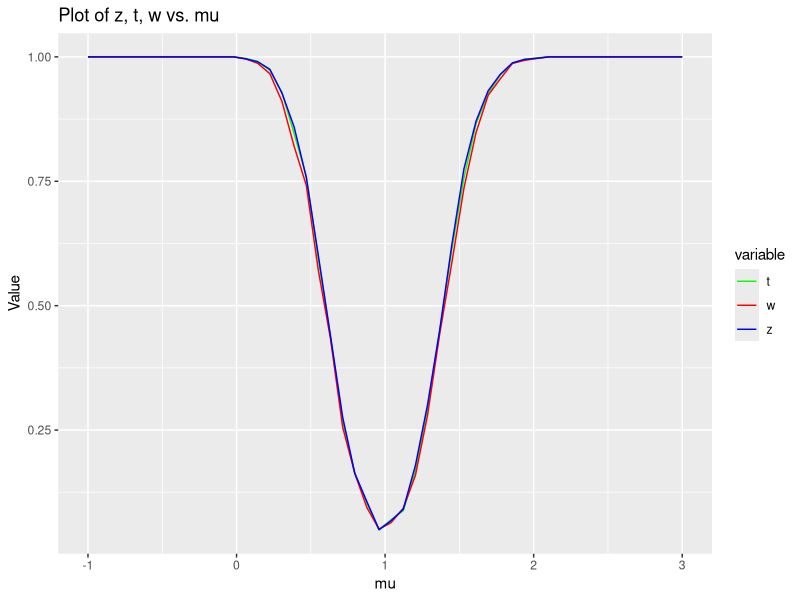
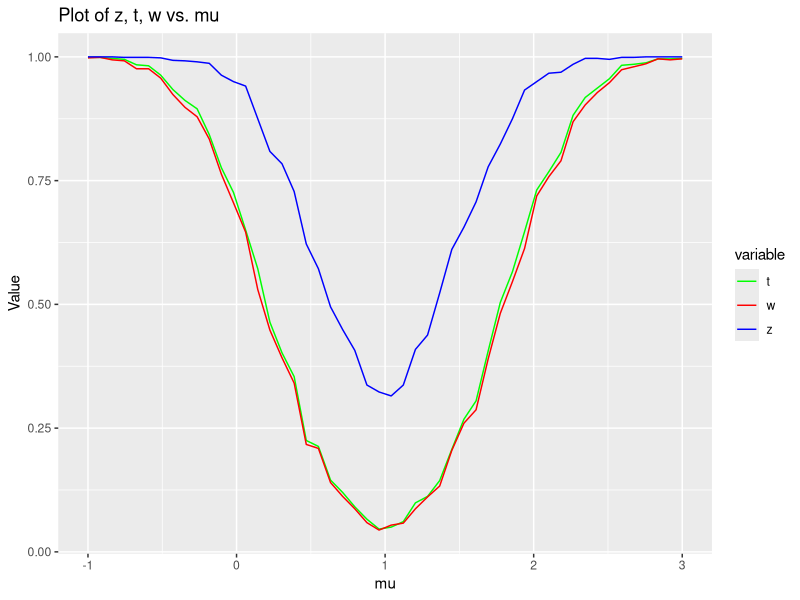
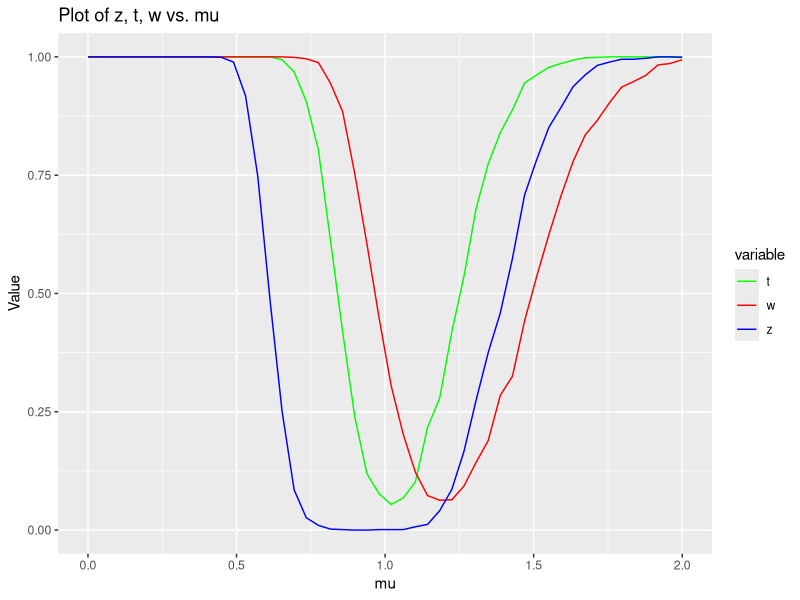

These charts were generated, in order, by the following R code:
## ---- chunk 1
#| echo: false
#| waring: false
library(tidyverse)
library(stats)
## ---- chunk 2
#| echo: false 

## STATYSTKI 

# Test Z 
stat_z <- function(xs, mu, sigma) {
  # Statystyka ta ma rozkład N(0, 1) przy założeniu hipotezy zerowej
  zstat <- sqrt(length(xs)) * (mean(xs) - mu) / sigma
  return(zstat)
}

# Test t-Studenta
stat_student <- function(xs, mu) {
  # Statystyka ta ma rozkład T(length(xs) - 1) przy założeniu hipotezy zerowej
  tstat <- sqrt(length(xs)) * (mean(xs) - mu) / sd(xs)
  return(tstat)
}

# Test rang znakowanych Wilcoxona
stat_wilcoxon <- function(xs, mu) {
  
  diffs <- xs - mu
  ranks <- rank(abs(diffs))
  
  sum_pos <- sum(ranks[diffs > 0])
  sum_neg <- sum(ranks[diffs < 0])
  
  # Rozkład tej statystyki jest znany (przy założeniu hipotezy zerowej jest on asymptotycznie normalny)
  ustat <- min(sum_pos, sum_neg)
  return(ustat)
}
## ---- chunk 3
#| echo: false 

## TESTY 

testinfo <- function(stat, pval, resu) {
  return(list(
    statystyka = stat,
    pwartosc   = pval,
    wynik      = resu
  ))
}

# Test Z 

ztest <- function(xs, mu, alpha=0.05) {
  
  z <- stat_z(xs, mu, 2) 
  
  lower_q <- qnorm(alpha/2)
  upper_q <- qnorm(1 - alpha/2)
  
  result <- (lower_q <= z && z <= upper_q)
  p_value <- 2 * pnorm(abs(z), lower.tail = FALSE)
  
  
  return(testinfo(z, p_value, result))
  
}

# Test t-Studenta 

ttest <- function(xs, mu, alpha=0.05) {
  
  t <- stat_student(xs, mu)
  df <- length(xs) - 1
  
  lower_q <- qt(alpha/2, df)
  upper_q <- qt(1 - alpha/2, df)
  
  result <- (lower_q <= t && t <= upper_q)
  p_value <- 2 * pt(abs(t), df, lower.tail = FALSE)
  
  return(testinfo(t, p_value, result))
}

# Test znakowanych rang Wilcoxona 

wtest <- function(xs, mu, alpha=0.05) {
  
  w <- stat_wilcoxon(xs, mu)
  n <- length(xs)
  
  lower_q <- qsignrank(alpha/2, n)
  upper_q <- qsignrank(1 - alpha/2, n)
  
  result <- (lower_q <= w && w <= upper_q)
  p_value <- min(2 * psignrank(w-1, n, lower.tail=FALSE, 1))
  
  return(testinfo(w, p_value, result))
}

## ---- chunk 4
#| echo: false

## WYKRESY FUNKCJI MOCY
plot_test_power <- function(dist, n, param, inter, MCS=100) {
  
  gensample <- if (dist == "norm") {
    function(mu) {
      return(rnorm(n, mu, param))
    }
  } else {
    function(lambda) {
      return(rexp(n, 1/lambda))
    }
  }

  ilen = length(inter)
  
  z_power <- numeric(ilen)
  t_power <- numeric(ilen)
  w_power <- numeric(ilen)
  
  for (i in seq_along(inter)) {
    
    mu = inter[i]
    
    z_correct <- MCS
    t_correct <- MCS
    w_correct <- MCS
    
    for (j in seq_len(MCS)) {
      sample <- gensample(mu)
      z_correct = z_correct - ztest(sample, 1)$wynik
      t_correct = t_correct - ttest(sample, 1)$wynik
      w_correct = w_correct - wtest(sample, 1)$wynik
    }
    
    z_power[i] = z_correct / MCS
    t_power[i] = t_correct / MCS
    w_power[i] = w_correct / MCS
    
    
  }
  
  values <- data.frame(
    mu = inter, 
    z = z_power, 
    t = t_power, 
    w = w_power
  )
  
  df_long <- tidyr::gather(values, key = "variable", value = "value", -mu)

  # Plot each column against mu
  ggplot(df_long, aes(x = mu, y = value, color = variable)) +
    geom_line() +
    labs(x = "mu", y = "Value", title = "Plot of z, t, w vs. mu") +
    scale_color_manual(values = c("z" = "blue", "t" = "green", "w" = "red"))  
}

## ---- chunk 5
plot_test_power("norm", 100, 2, seq(-1, 3, length.out=50), MCS=1000)
## ---- chunk 6
plot_test_power("norm", 100, 4, seq(-1, 3, length.out=50), MCS=1000)
## ---- chunk 7
plot_test_power("exp", 100, NULL, seq(0, 2, length.out=50), MCS=1000)
